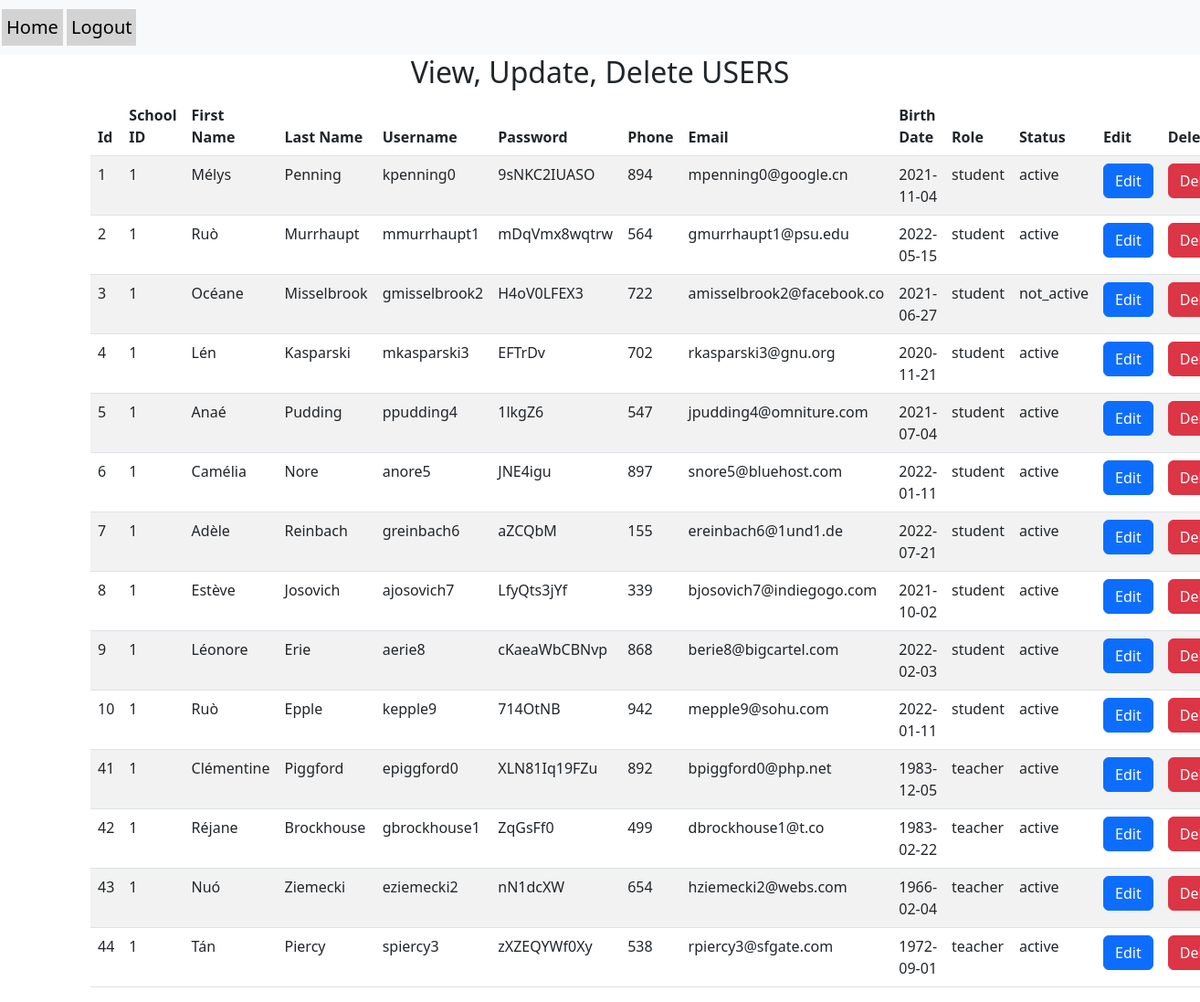
Page /LA-handleUsers.php (signed in) on the committed database.
### tables this page shows
create table if not exists user
(
    id         int(10) auto_increment
        primary key,
    school_id  int(7)                                     not null,
    first_name varchar(20)                                not null,
    last_name  varchar(20)                                not null,
    username   varchar(20)                                not null,
    password   varchar(20)                                not null,
    phone      int(10)                                    not null,
    email      varchar(25)                                not null,
    birth_date date                                       not null,
    role       enum ('local_admin', 'teacher', 'student') not null,
    status     enum ('active', 'not_active')              not null,
    constraint fk_school_id2
        foreign key (school_id) references school (id)
            on update cascade
)
    collate = latin1_swedish_ci;

### LA-handleUsers.php (the view, shortened to what this page needs)
<?php
require_once "conn.php";
$schoolId = $_SESSION['school_id'];
?>
<!doctype html>
<html lang="en">
<head>
    <link href="https://cdn.jsdelivr.net/npm/bootstrap@5.3.0-alpha3/dist/css/bootstrap.min.css" rel="stylesheet">
</head>
<body>
<nav class="navbar navbar-expand-lg navbar-light bg-light">
	<a class="navbar-brand" href="LocalAdmin_layout.php" style="background-color: lightgray; padding: 5px; margin: 2px;">Home</a>
	<a class="navbar-brand" href="logout.php" style="background-color: lightgray; padding: 5px; margin: 2px;">Logout</a>
</nav>
<section>
    <h2 style="text-align: center;">View, Update, Delete USERS</h2>
    <div class="container">
        <div class="row">
            <div class="col-lg-12">
                <table class="table table-striped">
                    <thead>
                    <tr>
                        <th scope="col">Id</th>
                        <th scope="col">School ID</th>
                        <th scope="col">First Name</th>
                        <th scope="col">Last Name</th>
                        <th scope="col">Username</th>
                        <th scope="col">Password</th>
                        <th scope="col">Phone</th>
                        <th scope="col">Email</th>
                        <th scope="col">Birth Date</th>
                        <th scope="col">Role</th>
                        <th scope="col">Status</th>
                        <th scope="col">Edit</th>
                        <th scope="col">Delete</th>
                    </tr>
                    </thead>
                    <tbody>
                    <?php
					$query = "SELECT * FROM user WHERE school_id = $schoolId AND role != 'local_admin'";
                    $result = mysqli_query($conn, $query);
                    if (mysqli_num_rows($result) > 0) {
                        while ($row = mysqli_fetch_array($result)) {
                            $Id = $row['id'];
                            $schoolId = $row['school_id'];
                            $firstName = $row['first_name'];
                            $lastName = $row['last_name'];
                            $username = $row['username'];
                            $password = $row['password'];
                            $phone = $row['phone'];
                            $email = $row['email'];
                            $birthDate = $row['birth_date'];
                            $role = $row['role'];
                            $status = $row['status'];
                    ?>
					<tr class="trow">
						<td><?php echo $Id; ?></td>
						<td><?php echo $schoolId; ?></td>
						<td><?php echo $firstName; ?></td>
						<td><?php echo $lastName; ?></td>
						<td><?php echo $username; ?></td>
						<td><?php echo $password; ?></td>
						<td><?php echo $phone; ?></td>
						<td><?php echo $email; ?></td>
						<td><?php echo $birthDate; ?></td>
						<td><?php echo $role; ?></td>
						<td><?php echo $status; ?></td>
						<td><a href="LA-updateUser.php?id=<?php echo $Id; ?>" class="btn btn-primary">Edit</a></td>
						<td><a href="LA-deleteUser.php?id=<?php echo $Id; ?>" class="btn btn-danger">Delete</a></td>
					</tr>
					<?php
                        }
                    } else {
                        echo "<tr><td colspan='8'>No users found.</td></tr>";
                    }
                    ?>
                    </tbody>
                </table>
            </div>
        </div>
    </div>
</section>
</body>
</html>

### rows in the picture
user: id "1", school "1", first_name "Mélys", last_name "Penning", username "kpenning0", password "9sNKC2IUASO", phone "894", email "mpenning0@google.cn", birth_date "2021-11-04", role "student", status "active"
user: id "2", school "1", first_name "Ruò", last_name "Murrhaupt", username "mmurrhaupt1", password "mDqVmx8wqtrw", phone "564", email "gmurrhaupt1@psu.edu", birth_date "2022-05-15", role "student", status "active"
user: id "3", school "1", first_name "Océane", last_name "Misselbrook", username "gmisselbrook2", password "H4oV0LFEX3", phone "722", email "amisselbrook2@facebook.co", birth_date "2021-06-27", role "student", status "not_active"
user: id "4", school "1", first_name "Lén", last_name "Kasparski", username "mkasparski3", password "EFTrDv", phone "702", email "rkasparski3@gnu.org", birth_date "2020-11-21", role "student", status "active"
user: id "5", school "1", first_name "Anaé", last_name "Pudding", username "ppudding4", password "1lkgZ6", phone "547", email "jpudding4@omniture.com", birth_date "2021-07-04", role "student", status "active"
user: id "6", school "1", first_name "Camélia", last_name "Nore", username "anore5", password "JNE4igu", phone "897", email "snore5@bluehost.com", birth_date "2022-01-11", role "student", status "active"
user: id "7", school "1", first_name "Adèle", last_name "Reinbach", username "greinbach6", password "aZCQbM", phone "155", email "ereinbach6@1und1.de", birth_date "2022-07-21", role "student", status "active"
user: id "8", school "1", first_name "Estève", last_name "Josovich", username "ajosovich7", password "LfyQts3jYf", phone "339", email "bjosovich7@indiegogo.com", birth_date "2021-10-02", role "student", status "active"
user: id "9", school "1", first_name "Léonore", last_name "Erie", username "aerie8", password "cKaeaWbCBNvp", phone "868", email "berie8@bigcartel.com", birth_date "2022-02-03", role "student", status "active"
user: id "10", school "1", first_name "Ruò", last_name "Epple", username "kepple9", password "714OtNB", phone "942", email "mepple9@sohu.com", birth_date "2022-01-11", role "student", status "active"
user: id "41", school "1", first_name "Clémentine", last_name "Piggford", username "epiggford0", password "XLN81Iq19FZu", phone "892", email "bpiggford0@php.net", birth_date "1983-12-05", role "teacher", status "active"
user: id "42", school "1", first_name "Réjane", last_name "Brockhouse", username "gbrockhouse1", password "ZqGsFf0", phone "499", email "dbrockhouse1@t.co", birth_date "1983-02-22", role "teacher", status "active"
user: id "43", school "1", first_name "Nuó", last_name "Ziemecki", username "eziemecki2", password "nN1dcXW", phone "654", email "hziemecki2@webs.com", birth_date "1966-02-04", role "teacher", status "active"
user: id "44", school "1", first_name "Tán", last_name "Piercy", username "spiercy3", password "zXZEQYWf0Xy", phone "538", email "rpiercy3@sfgate.com", birth_date "1972-09-01", role "teacher", status "active"
